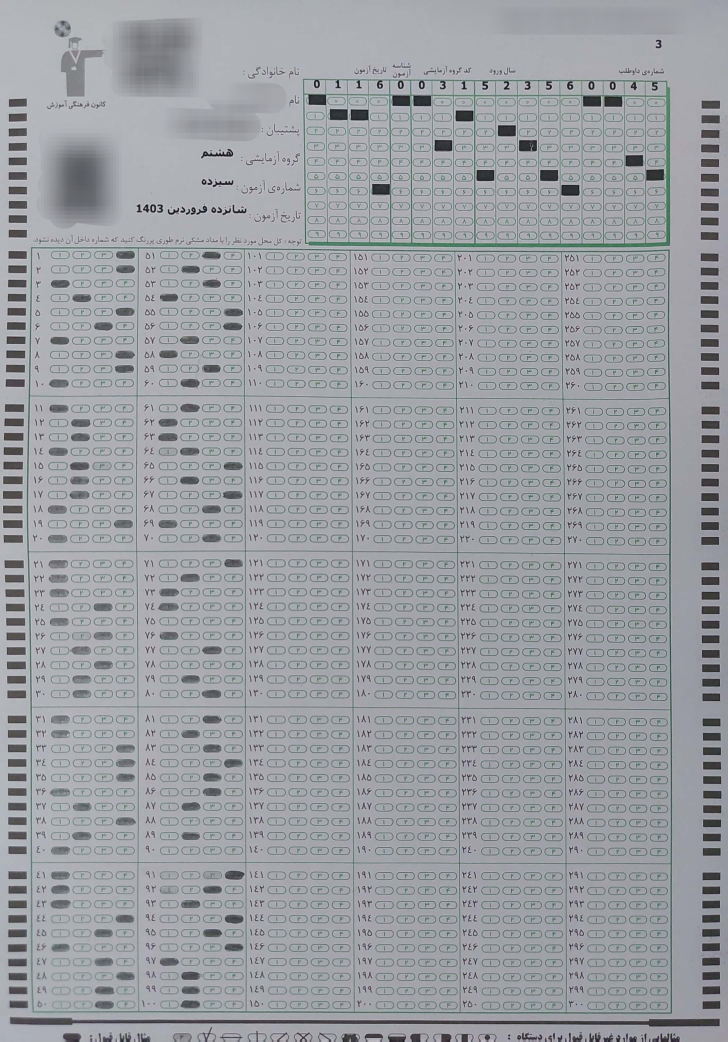
#> input picture CamScanner 06-11-2024 20.32_07.jpg, 2184 x 3126 px, found by its file name (shown at 1/3 size)
$ python final2.py   (older library calls are emulated)
#> lines starting #> are read from the running program, lines starting #| are printed output that depends on the picture; after the words box and inside, x2 and y2 are one past the last pixel; in counts of white or black regions, pixels touching at a corner belong together
import cv2
import numpy as np
import pytesseract
from PIL import Image
import openpyxl


def calculate_distance(point1, point2):
    point1 = np.array(point1)
    point2 = np.array(point2)
    distance = np.linalg.norm(point1 - point2)
    return distance


def find_top_right_nearest_bubble(contour_id):
    global right_top_awnser_bubbles_sorted

    min_bubble_dis = float('inf')
    min_bubble_dis_index = -1
    min_cx = -1
    min_cy = -1

    M = cv2.moments(contours[contour_id])
    cx = int(M['m10'] / M['m00'])
    cy = int(M['m01'] / M['m00'])

    # cv2.drawContours(contour_image, [contours[contour_id]], -1, (240, 42, 12), 3)

    for bubble in right_top_awnser_bubbles_sorted:
        bubble_cx, bubble_cy = bubble[0]
        distance = calculate_distance((bubble_cx, bubble_cy), (cx, cy))

        if distance < min_bubble_dis:
            min_bubble_dis = distance
            min_bubble_dis_index = bubble[1]
            min_cx=bubble_cx
            min_cy=bubble_cy

    min_bubble = ((min_cx, min_cy), min_bubble_dis_index)

    # cv2.drawContours(contour_image, [contours[min_bubble_dis_index]], -1, (240, 42, 12), 3)

    return min_bubble


def find_bottom_left_nearest_bubble(contour_id):
    global left_bottom_awnser_bubbles_sorted

    min_bubble_dis = float('inf')
    min_bubble_dis_index = -1
    min_cx = -1
    min_cy = -1

    M = cv2.moments(contours[contour_id])
    cx = int(M['m10'] / M['m00'])
    cy = int(M['m01'] / M['m00'])

    # cv2.drawContours(contour_image, [contours[contour_id]], -1, (240, 42, 12), 3)

    for bubble in left_bottom_awnser_bubbles_sorted:
        bubble_cx, bubble_cy = bubble[0]
        distance = calculate_distance((bubble_cx, bubble_cy), (cx, cy))

        if distance < min_bubble_dis:
            min_bubble_dis = distance
            min_bubble_dis_index = bubble[1]
            min_cx=bubble_cx
            min_cy=bubble_cy

    min_bubble = ((min_cx, min_cy), min_bubble_dis_index)

    # cv2.drawContours(contour_image, [contours[min_bubble_dis_index]], -1, (240, 42, 12), 3)

    return min_bubble


def awnsers_match(awnsered_letter, awnsers_list):
    global student_awnser_bubbles_sorted, left_bottom_awnser_bubbles_sorted

    for i in awnsers_list:
        nearest_bubble = find_bottom_left_nearest_bubble(i[1])
        Question = left_bottom_awnser_bubbles_sorted.index(nearest_bubble)+1
        if i[0][0] > 400:
            Question+=50
        if i[0][0] > 750:
            Question+=50
        student_awnsers[Question] = awnsered_letter
        student_awnsers_and_locations[(Question, i[0])]=awnsered_letter


# Load and preprocess the image
image = cv2.imread('C:\\Users\\AceR\\Desktop\\CamScanner 06-11-2024 20.32_07.jpg')
#> image is the input picture: shape (3126, 2184, 3); mean B, G, R 162.7, 158.3, 155
gray_image = cv2.cvtColor(image, cv2.COLOR_BGR2GRAY)
adaptive_thresh_gaussian = cv2.adaptiveThreshold(gray_image, 255, cv2.ADAPTIVE_THRESH_MEAN_C, cv2.THRESH_BINARY, 57, 4)
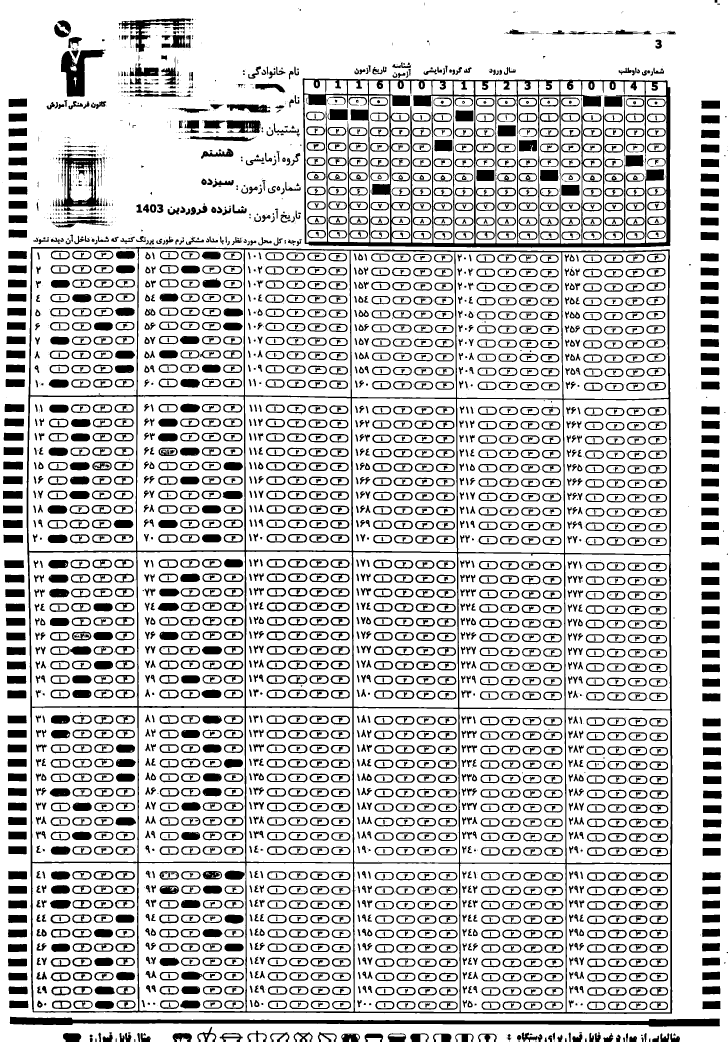
#> adaptive_thresh_gaussian: shape (3126, 2184) (shown at 1/3 size); 79.1% white; 5729 black regions (2150 under 20 px), largest, box (x1, y1, x2, y2) and area: (80, 741, 2017, 3042) 108585, (908, 235, 2011, 743) 79319, (29, 3050, 2160, 3080) 28489
inverted_image = cv2.bitwise_not(adaptive_thresh_gaussian)
laplacian = cv2.Laplacian(inverted_image, cv2.CV_64F)
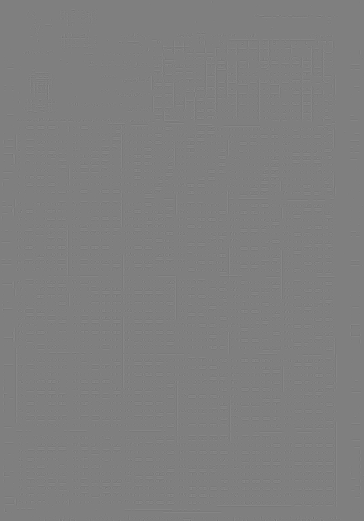
#> laplacian: shape (3126, 2184) float64 (shown at 1/6 size); min -1020, max 1020, mean 0; drawn with min black and max white
laplacian_abs = cv2.convertScaleAbs(laplacian)
#> laplacian_abs: shape (3126, 2184); 16.7% white in thin lines or dots
new = cv2.bitwise_xor(laplacian_abs, inverted_image)
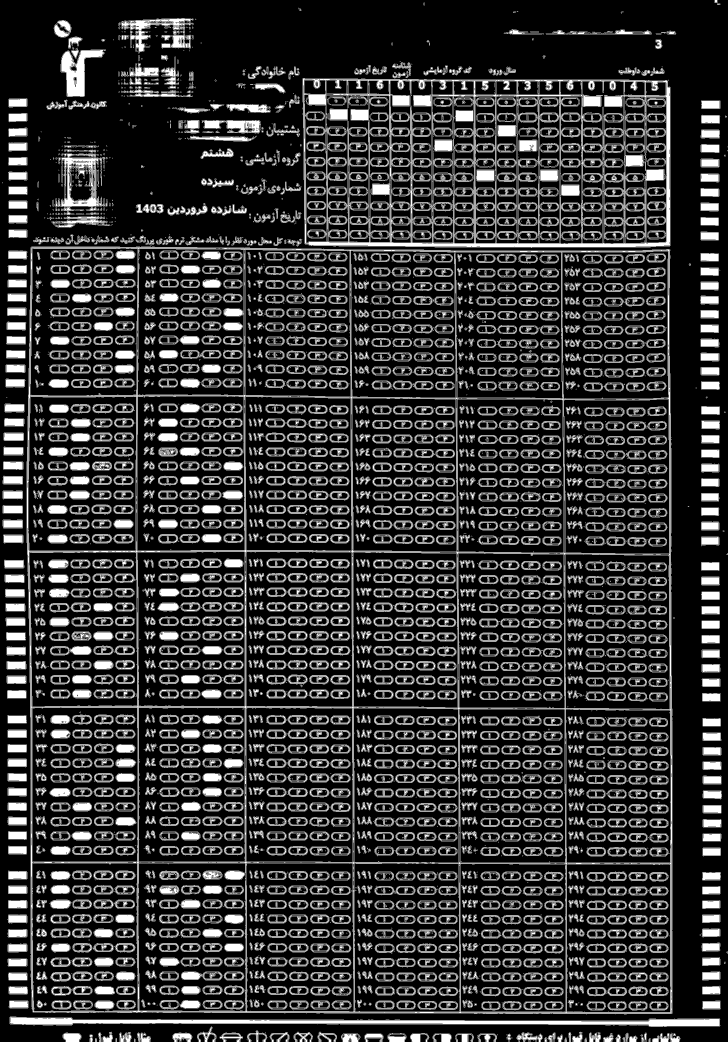
#> new: shape (3126, 2184) (shown at 1/3 size); 21.1% white; 3693 white regions (1379 under 20 px), largest, box (x1, y1, x2, y2) and area: (907, 234, 2012, 744) 144255, (79, 740, 2018, 3043) 108563, (28, 3049, 2161, 3081) 28493
kernel = np.ones((5, 5), np.uint8)
erosion = cv2.erode(new, kernel, iterations=1)
#> erosion: shape (3126, 2184); 3.6% white; 764 white regions (431 under 20 px)
contours, hierarchy = cv2.findContours(erosion, cv2.RETR_EXTERNAL, cv2.CHAIN_APPROX_SIMPLE)
#> contours = 764 contours, 462 with area under 20; largest, box (x1, y1, x2, y2) and area: (33, 3054, 2156, 3077) 13243, (928, 264, 2008, 739) 7262, (186, 152, 306, 287) 6074, (1623, 513, 1672, 540) 1202, (1432, 513, 1480, 540) 1199
contour_image = np.zeros_like(image)

for contour in contours:
    area = cv2.contourArea(contour)
    if 600 < area < 1300:
        cv2.drawContours(contour_image, [contour], -1, (255, 255, 255), thickness=cv2.FILLED)
#> this loop made 764 passes
#> area on passes 14, 16, 17: 80, 37.5, 35.5
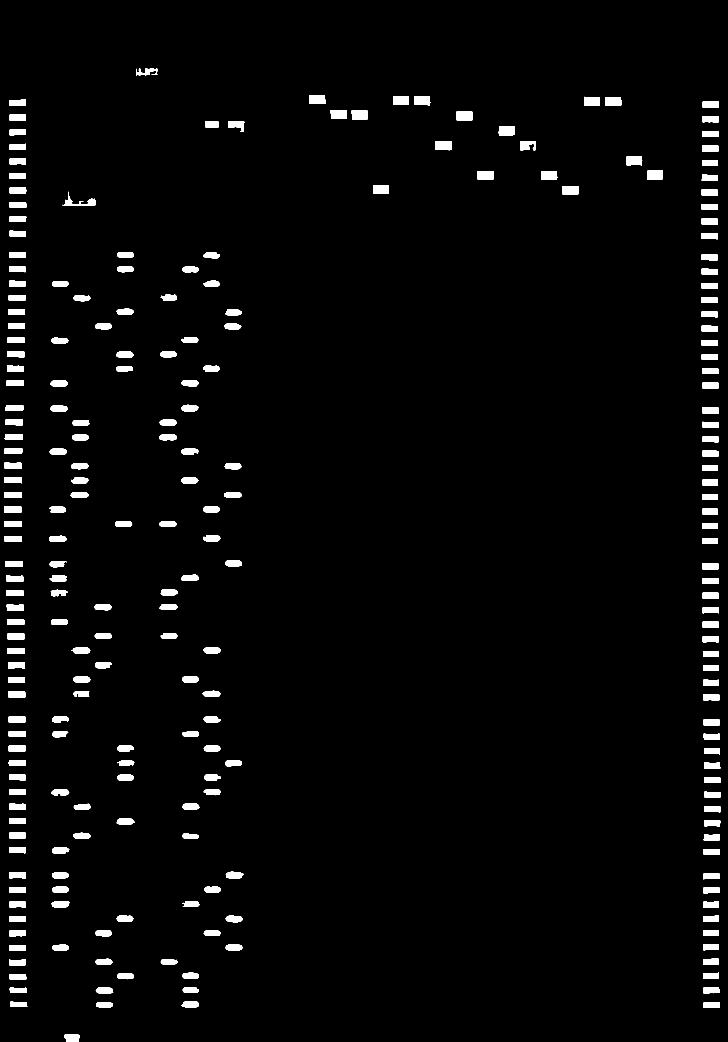
#> contour_image: shape (3126, 2184, 3) (shown at 1/3 size); 3% white; 238 white regions, largest, box (x1, y1, x2, y2) and area: (1623, 513, 1672, 540) 1274, (1307, 423, 1354, 451) 1272, (1496, 379, 1544, 406) 1271


contour_image = cv2.cvtColor(contour_image,cv2.COLOR_BGR2GRAY)


# Find the coordinates of the contours and categorize them based on x-coordinates
height, width = contour_image.shape
print(height, width)
#| 3126 2184


left_top_awnser_bubbles = []
right_top_awnser_bubbles = []
left_bottom_awnser_bubbles = []
right_bottom_awnser_bubbles = []
student_id_bubbles = []
student_awnsers = {}
student_id_dict = {}
student_awnsers_and_locations = {}
true_student_awnsers = []
false_student_awnsers = []
# 0:column1 / 1 : column2 , ....
student_awnser_bubbles = [[], [], [], [], [], [], [], [], [], [], [], []]
student_awnser_bubbles_sorted = [[], [], [], [], [], [], [], [], [], [], [], []]


true_awnsers = {}
for i in range(0, 150):
    if i%4==0:
        true_awnsers[i+1] = 'A'
    elif i%4==1:
        true_awnsers[i+1] = 'B'
    elif i%4==2:
        true_awnsers[i+1] = 'C'
    elif i%4==3:
        true_awnsers[i+1] = 'D'


contour_image = cv2.cvtColor(contour_image,cv2.COLOR_GRAY2BGR)


for i, contour in enumerate(contours):
    area = cv2.contourArea(contour)
    M = cv2.moments(contour)
    if M['m00'] != 0:
        cx = int(M['m10'] / M['m00'])
        cy = int(M['m01'] / M['m00'])
        if 600 < area < 1300 and cx < 100 and 700 < cy <3100 :
            left_bottom_awnser_bubbles.append(((cx, cy), i))
            # cv2.drawContours(contour_image, [contour], -1, (240, 42, 12), 3)
        elif 600 < area < 1300 and cx > 2000 and 700 < cy <3100:
            right_bottom_awnser_bubbles.append(((cx, cy),i))
            # cv2.drawContours(contour_image, [contour], -1, (240, 42, 12), 3)
        elif 600 < area < 1300 and 100 < cx < 2000 and 700 < cy <3100:
            if cx<200:
                # cv2.drawContours(contour_image, [contour], -1, (0, 255, 0), 3)
                student_awnser_bubbles[0].append(((cx, cy), i))
            elif 200 < cx < 250:
                student_awnser_bubbles[1].append(((cx, cy), i))
                # cv2.drawContours(contour_image, [contour], -1, (0, 255, 0), 3)
            elif 250 < cx < 300:
                student_awnser_bubbles[2].append(((cx, cy), i))
                # cv2.drawContours(contour_image, [contour], -1, (0, 255, 0), 3)
            elif 300 < cx < 400:
                # print(cx, cy)
                student_awnser_bubbles[3].append(((cx, cy), i))
                # cv2.drawContours(contour_image, [contour], -1, (0, 255, 0), 3)
            elif 400 < cx < 500:
                student_awnser_bubbles[4].append(((cx, cy), i))
                # cv2.drawContours(contour_image, [contour], -1, (0, 255, 0), 3)
            elif 500 < cx < 550:
                student_awnser_bubbles[5].append(((cx, cy), i))
                # cv2.drawContours(contour_image, [contour], -1, (0, 255, 0), 3)
            elif 550 < cx < 650:
                student_awnser_bubbles[6].append(((cx, cy), i))
                # cv2.drawContours(contour_image, [contour], -1, (0, 255, 0), 3)
            elif 650 < cx < 750:
                student_awnser_bubbles[7].append(((cx, cy), i))
                # cv2.drawContours(contour_image, [contour], -1, (0, 255, 0), 3)
            elif 750 < cx < 850:
                student_awnser_bubbles[8].append(((cx, cy), i))
                # cv2.drawContours(contour_image, [contour], -1, (0, 255, 0), 3)
            elif 850 < cx < 900:
                student_awnser_bubbles[9].append(((cx, cy), i))
                # cv2.drawContours(contour_image, [contour], -1, (0, 255, 0), 3)
            elif 900 < cx < 950:
                student_awnser_bubbles[10].append(((cx, cy), i))
                # cv2.drawContours(contour_image, [contour], -1, (0, 255, 0), 3)
            elif 950 < cx < 1000:
                student_awnser_bubbles[11].append(((cx, cy), i))
                # cv2.drawContours(contour_image, [contour], -1, (0, 255, 0), 3)


        elif 600 < area < 1300 and 800 < cx < 2000 and cy < 700:
            student_id_bubbles.append(((cx, cy), i))
            # cv2.drawContours(contour_image, [contour], -1, (0, 255, 0), 3)
        elif 600 < area < 1300 and cx < 100 and cy < 700:
            # cv2.drawContours(contour_image, [contour], -1, (240, 42, 12), 3)
            left_top_awnser_bubbles.append(((cx, cy),i))
        elif 600 < area < 1300 and cx > 2000 and cy < 700:
            # cv2.drawContours(contour_image, [contour], -1, (240, 42, 12), 3)
            right_top_awnser_bubbles.append(((cx, cy), i))
#> this loop made 764 passes
#> (contour, area, cx, cy) on passes 13, 15, 45: ([[1985, 3118], [1985, 3125], [2001, 3125], [2001, 3118]], 112, 1993, 3121), ([[1852, 3118], [1852, 3125], [1856, 3125], [1856, 3118]], 28, 1854, 3121), ([[1388, 3104], [1388, 3125], [1400, 3125], [1400, 3104]], 252, 1394, 3114)
#> after the loop, left_bottom_awnser_bubbles = 50 items; left_top_awnser_bubbles = [((53, 656), 520), ((53, 614), 555), ((53, 571), 558), ((52, 527), 570), ((53, 483), 587), ((53, 440), 603), ((53, 396), 613), ((52, 352), 623), ((53, 307), 644)]; right_bottom_awnser_bubbles = 51 items; right_top_awnser_bubbles = [((2128, 663), 516), ((2128, 620), 554), ((2129, 577), 557), ((2129, 532), 569), ((2129, 488), 584), ((2129, 444), 602), ((2130, 401), 609), ((2131, 357), 622), ((2132, 313), 642)]; student_id_bubbles = 17 items


#sorting bubbles
student_id_bubbles_sorted = sorted(student_id_bubbles, key=lambda bubble: bubble[0][0])
#> student_id_bubbles_sorted = 17 items
right_top_awnser_bubbles_sorted = sorted(right_top_awnser_bubbles, key=lambda bubble: bubble[0][1])
#> right_top_awnser_bubbles_sorted = [((2132, 313), 642), ((2131, 357), 622), ((2130, 401), 609), ((2129, 444), 602), ((2129, 488), 584), ((2129, 532), 569), ((2129, 577), 557), ((2128, 620), 554), ((2128, 663), 516)]
left_top_awnser_bubbles_sorted = sorted(right_top_awnser_bubbles, key=lambda bubble: bubble[0][1])
#> left_top_awnser_bubbles_sorted has the same summary as right_top_awnser_bubbles_sorted
left_bottom_awnser_bubbles_sorted = sorted(left_bottom_awnser_bubbles, key=lambda bubble: bubble[0][1])
#> left_bottom_awnser_bubbles_sorted = 50 items
for i in range(len(student_awnser_bubbles)):
    student_awnser_bubbles_sorted[i] = sorted(student_awnser_bubbles[i], key=lambda bubble: bubble[0][1])


# finding Student ID
student_id = ''
for i in student_id_bubbles_sorted:
    nearest_bubble = find_top_right_nearest_bubble(i[1])
    number = right_top_awnser_bubbles_sorted.index(nearest_bubble)
    student_id+=str(number)
#> this loop made 17 passes
#> (i, cx in find_top_right_nearest_bubble, cy in find_top_right_nearest_bubble, nearest_bubble, number, student_id) on passes 1 to 6: (((951, 298), 650), 951, 298, ((2132, 313), 642), 0, '0'), (((1015, 343), 626), 1015, 343, ((2131, 357), 622), 1, '01'), (((1078, 344), 625), 1078, 344, ((2131, 357), 622), 1, '011'), (((1142, 567), 562), 1142, 567, ((2129, 577), 557), 6, '0116'), (((1202, 301), 648), 1202, 301, ((2132, 313), 642), 0, '01160'), (((1266, 301), 647), 1266, 301, ((2132, 313), 642), 0, '011600')


# print(f"\t student_id : {student_id}")


for i in range(len(student_awnser_bubbles_sorted)):
    if i%4==0:
        awnsers_match('A', student_awnser_bubbles_sorted[i])
    elif i%4==1:
        awnsers_match('B', student_awnser_bubbles_sorted[i])
    elif i%4==2:
        awnsers_match('C', student_awnser_bubbles_sorted[i])
    if i%4==3:
        awnsers_match('D', student_awnser_bubbles_sorted[i])


# sorting awnsers
student_awnsers = dict(sorted(student_awnsers.items()))
student_awnsers_and_locations = dict(sorted(student_awnsers_and_locations.items()))


# checking true or false awnsers
for awnser in student_awnsers_and_locations.keys():
    if student_awnsers[awnser[0]]==true_awnsers[awnser[0]]:
        true_student_awnsers.append(awnser)
    else:
        false_student_awnsers.append(awnser)


# highliting True and False awnsers on the original image
for i in true_student_awnsers:
    cv2.circle(image, i[1], 20, (32, 212, 8), 4)
for i in false_student_awnsers:
    cv2.circle(image, i[1], 20, (0, 0, 255), 4)

score = len(true_student_awnsers)


# Creating an excel file
file_path = 'C:\\Users\\AceR\\Desktop\\BubbleSheet.xlsx'
try:
    workbook = openpyxl.load_workbook(file_path)
    print("Existing workbook loaded.")
except FileNotFoundError:
    workbook = openpyxl.Workbook()
    print("New workbook created.")


sheet = workbook.active
sheet.title = "Sheet1"


sheet['A1'] = 'Question'
sheet['B1'] = 'Student Awnser'
sheet['C1'] = 'True Awnser'
sheet['D1'] = 'Correct'


t=2
for i in true_awnsers.keys():
    sheet['A'+str(t)] = str(i)
    if i in student_awnsers.keys():  #student filled
        found = False
        for j in true_student_awnsers:
            if i==j[0]:
                found=True
                break
        sheet['B'+str(t)] = student_awnsers[i]
        sheet['C'+str(t)] = true_awnsers[i]
        if found:   # awnsered True
            sheet['D'+str(t)] = 'True'
        else:   # awnsered False
            sheet['D'+str(t)] = 'False'
    else:
        sheet['B'+str(t)] = '-'
        sheet['C'+str(t)] = str(true_awnsers[i])
        sheet['D'+str(t)] = '-'
    t+=1


# saving in an excel file
workbook.save(file_path)
print(f"Workbook saved at {file_path}")


resized_org = cv2.resize(image, (800, 600), interpolation=cv2.INTER_CUBIC)
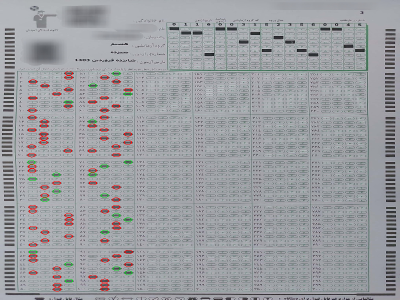
#> resized_org: shape (600, 800, 3) (shown at 1/2 size); mean B, G, R 161.5, 157.5, 155.5
resized_org2 = cv2.resize(contour_image, (800, 600), interpolation=cv2.INTER_CUBIC)
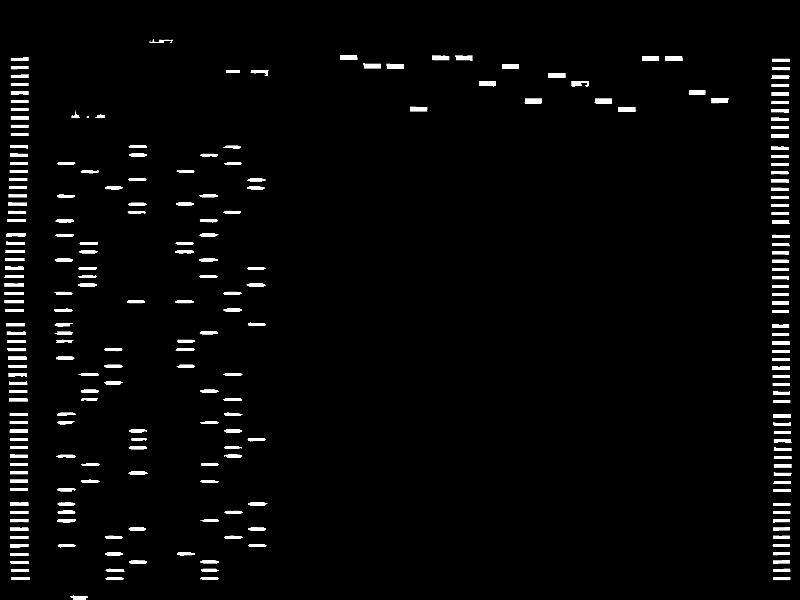
#> resized_org2: shape (600, 800, 3); min 0, max 255, mean 7.6
cv2.imshow('original', resized_org)
cv2.imshow('contooyr', resized_org2)
cv2.waitKey(0)
